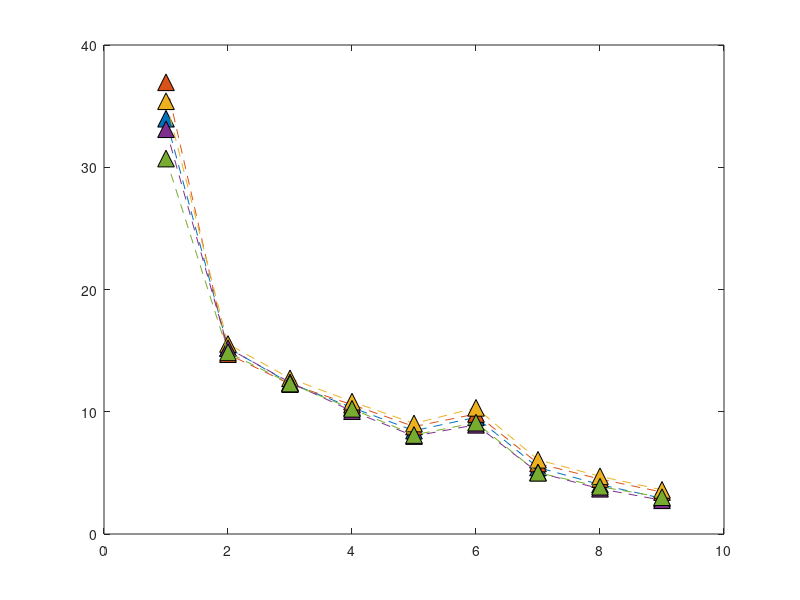

The MATLAB source for this figure: (Note: this script raises an error after producing the figure.)
clear;
close all;
%AS3959 firebrand mass flux vertical distribution Scrub FDI50.

Firebrand_flux_BAL12p5 = [33.97	15.22	12.34	10.34	8.45	9.54	5.44	4.04	2.92];
Firebrand_flux_BAL19 = [36.95	14.71	12.26	10.58	8.79	9.82	5.77	4.49	3.43];
Firebrand_flux_BAL29 = [35.40	15.54	12.73	10.83	9.04	10.32	6.07	4.72	3.61];
Firebrand_flux_BAL40 = [33.11	15.20	12.40	10.05	8.01	8.93	5.03	3.70	2.76];
Firebrand_flux_BALFZ = [30.71	14.86	12.31	10.24	8.10	9.11	5.01	3.87	3.01];

plot([Firebrand_flux_BAL12p5],'^--','MarkerSize',12,'MarkerEdgeColor','black','MarkerFaceColor',[0, 0.4470, 0.7410]);
hold on
plot([Firebrand_flux_BAL19],'^--','MarkerSize',12,'MarkerEdgeColor','black','MarkerFaceColor',[0.8500, 0.3250, 0.0980]);
plot([Firebrand_flux_BAL29],'^--','MarkerSize',12,'MarkerEdgeColor','black','MarkerFaceColor',[0.9290, 0.6940, 0.1250]);
plot([Firebrand_flux_BAL40],'^--','MarkerSize',12,'MarkerEdgeColor','black','MarkerFaceColor',[0.4940, 0.1840, 0.5560]);
plot([Firebrand_flux_BALFZ],'^--','MarkerSize',12,'MarkerEdgeColor','black','MarkerFaceColor',[0.4660, 0.6740, 0.1880]);
ax = gca;
ax.XTickLabels = {'x=130 m','x=140 m','x=150 m','x=160 m','x=170 m','x=180 m','x=190 m','x=200 m','x=210 m'};

grid on;


box on
xtickangle(45)
xlabel('Vertical plane location','FontWeight','bold','FontSize',20,...
    'FontName','Calibri');
ylabel('Firebrand mass flux (kg.s^{-1})','FontWeight','bold','FontSize',20,...
    'FontName','Calibri');

set(gca,'fontsize',18);

legend('BAL 12.5','BAL 19','BAL 29','BAL 40','BAL FZ')
